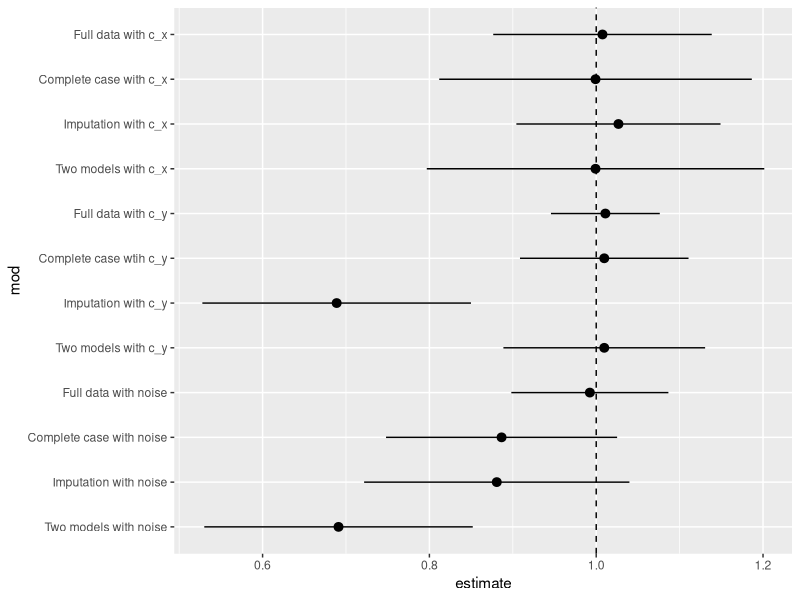

Recreate this plot in R.
## ---- chunk 1
#| message: false
#| warning: false
library(tidyverse)
library(broom)
library(mice)

n <- 1000

set.seed(928)

data <- tibble(
  c_x = rnorm(n, sd = 0.71),
  x = c_x + rnorm(n, sd = 0.71),
  c_y = rnorm(n),
  y = x + c_y + rnorm(n),
  noise = rnorm(n),
  x_miss = rbinom(n, 1, 1 / (1 + exp(-(c_x + c_y)))),
  x_obs = ifelse(
    x_miss,
    NA,
    x
  )
)

## ---- chunk 2
mod_full_c_x <- lm(y ~ x + c_x, data = data) |>
  tidy(conf.int = TRUE) |>
  filter(term == "x") |>
  select(estimate, conf.low, conf.high)

mod_full_c_x
## ---- chunk 3
data_cc <- na.omit(data)
mod_cc_c_x <- lm(y ~ x + c_x, data = data_cc) |>
  tidy(conf.int = TRUE) |>
  filter(term == "x") |>
  select(estimate, conf.low, conf.high)

mod_cc_c_x
## ---- chunk 4
imp_data_c_x <- mice(
  data, 
  m = 5, 
  method = "norm.predict",
  formulas = list(x_obs ~ c_x),
  print = FALSE)
## ---- chunk 5
mod_imp_c_x <- with(imp_data_c_x, lm(y ~ x_obs)) |>
  pool() |>
  tidy(conf.int = TRUE) |>
  filter(term == "x_obs") |>
  select(estimate, conf.low, conf.high)

mod_imp_c_x
## ---- chunk 6
mod_double_c_x <- with(imp_data_c_x, lm(y ~ x_obs + c_x)) |>
  pool() |>
  tidy(conf.int = TRUE) |>
  filter(term == "x_obs") |>
  select(estimate, conf.low, conf.high)

mod_double_c_x
## ---- chunk 7
mod_full_c_y <- lm(y ~ x + c_y, data = data) |>
  tidy(conf.int = TRUE) |>
  filter(term == "x") |>
  select(estimate, conf.low, conf.high)

mod_full_c_y
## ---- chunk 8
mod_cc_c_y <- lm(y ~ x + c_y, data = data_cc) |>
  tidy(conf.int = TRUE) |>
  filter(term == "x") |>
  select(estimate, conf.low, conf.high)

mod_cc_c_y
## ---- chunk 9
imp_data_c_y <- mice(
  data, 
  m = 5, 
  method = "norm.predict",
  formulas = list(x_obs ~ c_y),
  print = FALSE)
## ---- chunk 10
mod_imp_c_y <- with(imp_data_c_y,lm(y ~ x_obs)) |>
  pool() |>
  tidy(conf.int = TRUE) |>
  filter(term == "x_obs") |>
  select(estimate, conf.low, conf.high)

mod_imp_c_y
## ---- chunk 11
mod_double_c_y <-  with(imp_data_c_y, lm(y ~ x_obs + c_y)) |>
  pool() |>
  tidy(conf.int = TRUE) |>
  filter(term == "x_obs") |>
  select(estimate, conf.low, conf.high)

mod_double_c_y
## ---- chunk 12
mod_full_noise <- lm(y ~ x + noise, data = data) |>
  tidy(conf.int = TRUE) |>
  filter(term == "x") |>
  select(estimate, conf.low, conf.high)

mod_full_noise
## ---- chunk 13
mod_cc_noise <- lm(y ~ x + noise, data = data_cc) |>
  tidy(conf.int = TRUE) |>
  filter(term == "x") |>
  select(estimate, conf.low, conf.high)

mod_cc_noise
## ---- chunk 14
imp_data_noise <- mice(
  data, 
  m = 5, 
  method = "norm.predict",
  formulas = list(x_obs ~ noise),
  print = FALSE) 
## ---- chunk 15
mod_imp_noise <-  with(imp_data_noise, lm(y ~ x_obs)) |>
  pool() |>
  tidy(conf.int = TRUE) |>
  filter(term == "x_obs") |>
  select(estimate, conf.low, conf.high)

mod_imp_noise
## ---- chunk 16
mod_double_noise <-  with(imp_data_c_y,lm(y ~ x_obs + noise)) |>
  pool() |>
  tidy(conf.int = TRUE) |>
  filter(term == "x_obs") |>
  select(estimate, conf.low, conf.high)

mod_double_noise
## ---- chunk 17
bind_rows(
  mod_full_c_x,
  mod_full_c_y,
  mod_full_noise,
  mod_cc_c_x,
  mod_cc_c_y,
  mod_cc_noise,
  mod_imp_c_x,
  mod_imp_c_y,
  mod_imp_noise,
  mod_double_c_x,
  mod_double_c_y,
  mod_double_noise
) |>
  mutate(
    mod = factor(c("Full data with c_x", 
                   "Full data with c_y", 
                   "Full data with noise",
                   "Complete case with c_x",
                   "Complete case wtih c_y",
                   "Complete case with noise",
                   "Imputation with c_x",
                   "Imputation with c_y",
                   "Imputation with noise",
                   "Two models with c_x",
                   "Two models with c_y",
                   "Two models with noise" ),
                 levels = c("Full data with c_x", 
                            "Complete case with c_x",
                            "Imputation with c_x",
                            "Two models with c_x",
                            "Full data with c_y", 
                            "Complete case wtih c_y",
                            "Imputation with c_y",
                            "Two models with c_y",
                            "Full data with noise",
                            "Complete case with noise",
                            "Imputation with noise",
                            "Two models with noise" )),
    mod = fct_rev(mod),
  ) -> to_plot

ggplot(to_plot, aes(x = estimate, xmin = conf.low, xmax = conf.high, y = mod)) +
  geom_pointrange() + 
  geom_vline(xintercept = 1, lty = 2)
